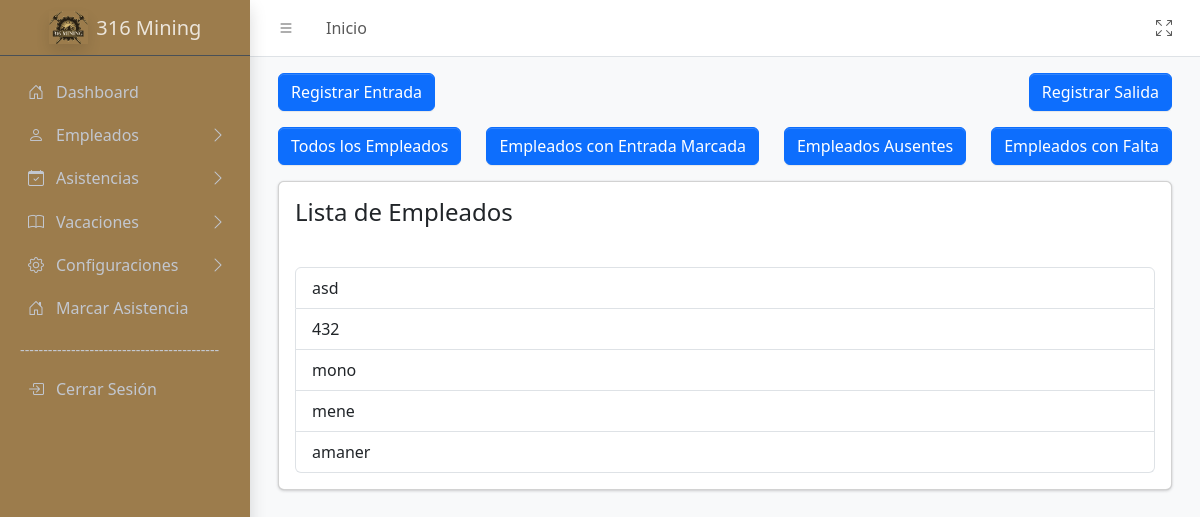
Screenshot of /sistema/controller/AsistenciasController/AsistenciasController.php?action=mostrarAsistencia (signed in) with the database file from the repository.
### tables this page shows
CREATE TABLE `empleados` (
  `idEmpleado` int(11) NOT NULL,
  `nombres` varchar(50) NOT NULL,
  `apellidos` varchar(50) NOT NULL,
  `dni` varchar(8) NOT NULL,
  `correo` varchar(50) NOT NULL,
  `telefono` varchar(15) DEFAULT NULL,
  `idPuesto` int(11) DEFAULT NULL,
  `idTurno` int(11) DEFAULT NULL,
  `estado` enum('Activo','Inactivo') DEFAULT 'Activo',
  `habilitado` tinyint(1) NOT NULL,
  `idApp` varchar(10) DEFAULT NULL COMMENT 'id para la app',
  `passwordApp` varchar(20) DEFAULT NULL COMMENT 'contra para la app',
  `idmarcar` varchar(5) NOT NULL,
  `passmarcar` varchar(5) NOT NULL
);

### sistema/controller/BaseController.php (called while the page is built, shortened)
<?php
class BaseController {
        protected function loadView($view,
                                        $data = [],
                                        $additionalCss = [],
                                        $additionalJs = [],
                                        $title = 'Sistema') {
                                    include __DIR__ . '/../view/templates/layout.php';
    }
}
?>

### sistema/model/conexion.php (called while the page is built, shortened)
<?php
class Database {
    public function __construct() {
        try {
            $host = 'localhost';
            $dbname = 'biometrico';
            $username = 'root';
            $password = '';
            $this->conn = new PDO("mysql:host=$host;dbname=$dbname", $username, $password);
        } catch (PDOException $e) {
            echo "Error de conexión: " . $e->getMessage();
            exit();
        }
    }
}
?>

### sistema/model/AsistenciasModel/AsistenciasModel.php (called while the page is built)
<?php
require_once __DIR__ . '/../conexion.php';
class Asistencias extends Database {
    public function obtenerEmpleados() {
        $sql = "SELECT idEmpleado, nombres FROM empleados";
        $stmt = $this->conn->prepare($sql);
        $stmt->execute();
        return $stmt->fetchAll(PDO::FETCH_ASSOC);
    }
}
?>

### sistema/view/Asistencias/Asistencias.php (the view, shortened to what this page needs)
<div class="app-content">
    <div class="container-fluid">
    <div class="d-flex justify-content-between mb-3">
            <button class="btn btn-primary" data-toggle="modal" data-target="#marcarEntradaModal">Registrar Entrada</button>
            <button class="btn btn-primary" data-toggle="modal" data-target="#marcarSalidaModal">Registrar Salida</button>
        </div>
        <div class="d-flex justify-content-between mb-3">
            <button class="btn btn-primary" id="btnTodosEmpleados">Todos los Empleados</button>
            <button class="btn btn-primary" id="btnEmpleadosConEntrada">Empleados con Entrada Marcada</button>
            <button class="btn btn-primary" id="btnEmpleadosAusentes">Empleados Ausentes</button>
            <button class="btn btn-primary" id="btnEmpleadosConFalta">Empleados con Falta</button>
        </div>
        <div class="row" id="empleadosListado">
            <div class="col-lg-12" id="empleadosGenerales">
                <div class="card mb-4">
                    <div class="card-header border-0">
                        <h4>Lista de Empleados</h4>
                    </div>
                    <div class="card-body">
                        <ul class="list-group">
                            <?php foreach ($listaEmpleados as $empleado): ?>
                                <li class="list-group-item d-flex justify-content-between align-items-center">
                                    <?php echo $empleado['nombres']; ?>
                                </li>
                            <?php endforeach; ?>
                        </ul>
                    </div>
                </div>
            </div>
        </div>
    </div>
</div>
        </div>
        </div>
        </div>

### rows the page displays
empleados: nombres "asd"
empleados: nombres "432"
empleados: nombres "mono"
empleados: nombres "mene"
empleados: nombres "amaner"
